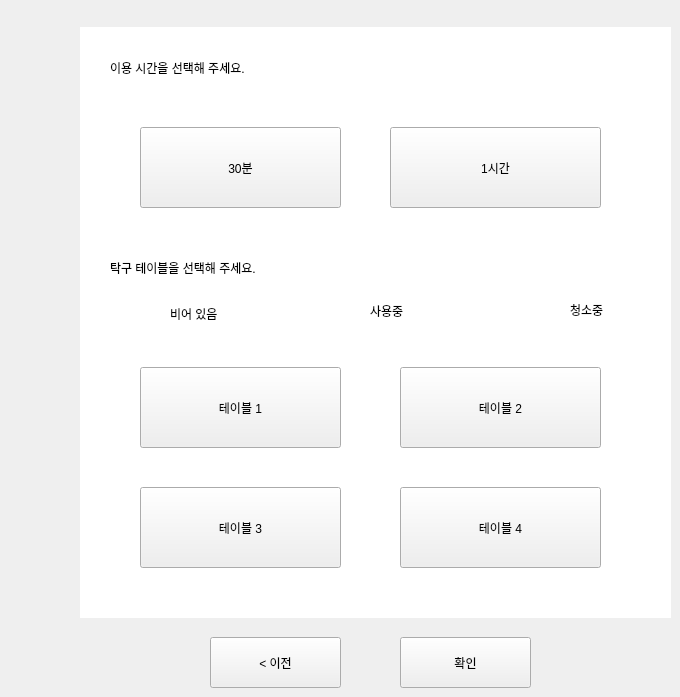
    <widget class="QWidget" name="page_4">
     <widget class="QLabel" name="label_15">
      <property name="geometry">
       <rect>
        <x>120</x>
        <y>297</y>
        <width>31</width>
        <height>31</height>
       </rect>
      </property>
      <property name="text">
       <string/>
      </property>
      <property name="pixmap">
       <pixmap>Ellipse Purple.png</pixmap>
      </property>
      <property name="scaledContents">
       <bool>true</bool>
      </property>
     </widget>
     <widget class="QLabel" name="label_20">
      <property name="geometry">
       <rect>
        <x>570</x>
        <y>300</y>
        <width>66</width>
        <height>19</height>
       </rect>
      </property>
      <property name="styleSheet">
       <string notr="true">font: 12pt &quot;Ubuntu Sans&quot;;</string>
      </property>
      <property name="text">
       <string>청소중</string>
      </property>
     </widget>
     <widget class="QPushButton" name="pushButton_15">
      <property name="geometry">
       <rect>
        <x>400</x>
        <y>367</y>
        <width>201</width>
        <height>81</height>
       </rect>
      </property>
      <property name="styleSheet">
       <string notr="true">font: 16pt &quot;Ubuntu Sans&quot;;</string>
      </property>
      <property name="text">
       <string>테이블 2</string>
      </property>
     </widget>
     <widget class="QLabel" name="label_18">
      <property name="geometry">
       <rect>
        <x>370</x>
        <y>301</y>
        <width>66</width>
        <height>19</height>
       </rect>
      </property>
      <property name="styleSheet">
       <string notr="true">font: 12pt &quot;Ubuntu Sans&quot;;</string>
      </property>
      <property name="text">
       <string>사용중</string>
      </property>
     </widget>
     <widget class="QLabel" name="label_19">
      <property name="geometry">
       <rect>
        <x>510</x>
        <y>297</y>
        <width>31</width>
        <height>31</height>
       </rect>
      </property>
      <property name="text">
       <string/>
      </property>
      <property name="pixmap">
       <pixmap>Ellipse Orange.png</pixmap>
      </property>
      <property name="scaledContents">
       <bool>true</bool>
      </property>
     </widget>
     <widget class="QLabel" name="label_14">
      <property name="geometry">
       <rect>
        <x>110</x>
        <y>247</y>
        <width>251</width>
        <height>41</height>
       </rect>
      </property>
      <property name="styleSheet">
       <string notr="true">font: 16pt &quot;Ubuntu Sans&quot;;</string>
      </property>
      <property name="text">
       <string>탁구 테이블을 선택해 주세요.</string>
      </property>
     </widget>
     <widget class="QLabel" name="label_16">
      <property name="geometry">
       <rect>
        <x>170</x>
        <y>304</y>
        <width>66</width>
        <height>19</height>
       </rect>
      </property>
      <property name="styleSheet">
       <string notr="true">font: 12pt &quot;Ubuntu Sans&quot;;</string>
      </property>
      <property name="text">
       <string>비어 있음</string>
      </property>
     </widget>
     <widget class="QPushButton" name="pushButton_11">
      <property name="geometry">
       <rect>
        <x>140</x>
        <y>127</y>
        <width>201</width>
        <height>81</height>
       </rect>
      </property>
      <property name="styleSheet">
       <string notr="true">font: 16pt &quot;Ubuntu Sans&quot;;</string>
      </property>
      <property name="text">
       <string>30분</string>
      </property>
     </widget>
     <widget class="QPushButton" name="pushButton_17">
      <property name="geometry">
       <rect>
        <x>400</x>
        <y>487</y>
        <width>201</width>
        <height>81</height>
       </rect>
      </property>
      <property name="styleSheet">
       <string notr="true">font: 16pt &quot;Ubuntu Sans&quot;;</string>
      </property>
      <property name="text">
       <string>테이블 4</string>
      </property>
     </widget>
     <widget class="QPushButton" name="confirm_btn_2">
      <property name="geometry">
       <rect>
        <x>400</x>
        <y>637</y>
        <width>131</width>
        <height>51</height>
       </rect>
      </property>
      <property name="styleSheet">
       <string notr="true">font: 14pt &quot;Ubuntu Sans&quot;;</string>
      </property>
      <property name="text">
       <string>확인</string>
      </property>
     </widget>
     <widget class="QPushButton" name="pushButton_16">
      <property name="geometry">
       <rect>
        <x>140</x>
        <y>487</y>
        <width>201</width>
        <height>81</height>
       </rect>
      </property>
      <property name="styleSheet">
       <string notr="true">font: 16pt &quot;Ubuntu Sans&quot;;</string>
      </property>
      <property name="text">
       <string>테이블 3</string>
      </property>
     </widget>
     <widget class="QPushButton" name="pushButton_14">
      <property name="geometry">
       <rect>
        <x>140</x>
        <y>367</y>
        <width>201</width>
        <height>81</height>
       </rect>
      </property>
      <property name="styleSheet">
       <string notr="true">font: 16pt &quot;Ubuntu Sans&quot;;</string>
      </property>
      <property name="text">
       <string>테이블 1</string>
      </property>
     </widget>
     <widget class="QLabel" name="label_13">
      <property name="geometry">
       <rect>
        <x>110</x>
        <y>47</y>
        <width>241</width>
        <height>41</height>
       </rect>
      </property>
      <property name="styleSheet">
       <string notr="true">font: 16pt &quot;Ubuntu Sans&quot;;</string>
      </property>
      <property name="text">
       <string>이용 시간을 선택해 주세요.</string>
      </property>
     </widget>
     <widget class="QLabel" name="label_17">
      <property name="geometry">
       <rect>
        <x>320</x>
        <y>297</y>
        <width>31</width>
        <height>31</height>
       </rect>
      </property>
      <property name="text">
       <string/>
      </property>
      <property name="pixmap">
       <pixmap>Ellipse Red.png</pixmap>
      </property>
      <property name="scaledContents">
       <bool>true</bool>
      </property>
     </widget>
     <widget class="QPushButton" name="prev_btn_3">
      <property name="geometry">
       <rect>
        <x>210</x>
        <y>637</y>
        <width>131</width>
        <height>51</height>
       </rect>
      </property>
      <property name="styleSheet">
       <string notr="true">font: 14pt &quot;Ubuntu Sans&quot;;</string>
      </property>
      <property name="text">
       <string>&lt; 이전</string>
      </property>
     </widget>
     <widget class="QLabel" name="label_12">
      <property name="geometry">
       <rect>
        <x>80</x>
        <y>27</y>
        <width>591</width>
        <height>591</height>
       </rect>
      </property>
      <property name="styleSheet">
       <string notr="true">background-color: rgb(255, 255, 255);</string>
      </property>
      <property name="text">
       <string/>
      </property>
     </widget>
     <widget class="QPushButton" name="pushButton_12">
      <property name="geometry">
       <rect>
        <x>390</x>
        <y>127</y>
        <width>211</width>
        <height>81</height>
       </rect>
      </property>
      <property name="styleSheet">
       <string notr="true">font: 16pt &quot;Ubuntu Sans&quot;;</string>
      </property>
      <property name="text">
       <string>1시간</string>
      </property>
     </widget>
     <zorder>label_12</zorder>
     <zorder>label_15</zorder>
     <zorder>label_20</zorder>
     <zorder>pushButton_15</zorder>
     <zorder>label_18</zorder>
     <zorder>label_19</zorder>
     <zorder>label_14</zorder>
     <zorder>label_16</zorder>
     <zorder>pushButton_11</zorder>
     <zorder>pushButton_17</zorder>
     <zorder>confirm_btn_2</zorder>
     <zorder>pushButton_16</zorder>
     <zorder>pushButton_14</zorder>
     <zorder>label_13</zorder>
     <zorder>label_17</zorder>
     <zorder>prev_btn_3</zorder>
     <zorder>pushButton_12</zorder>
    </widget>
